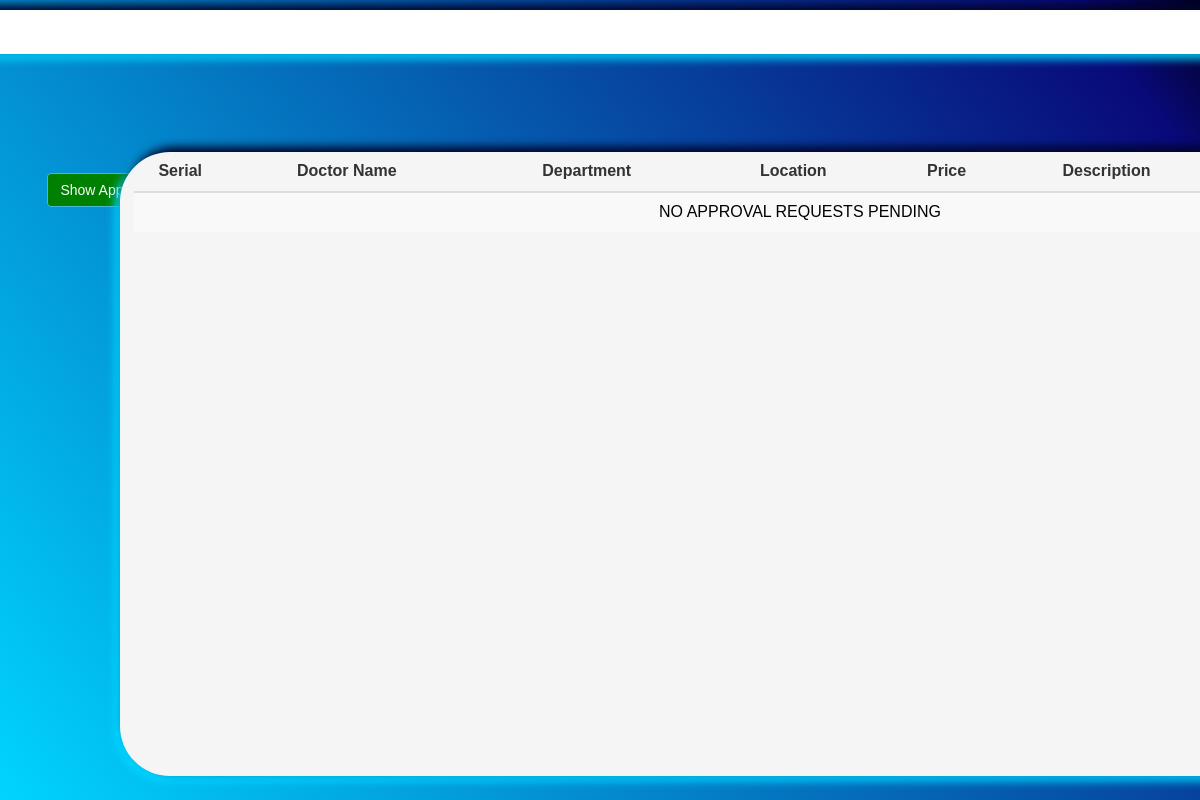
/adminpanel.php, run on an earlier commit of the app's database.
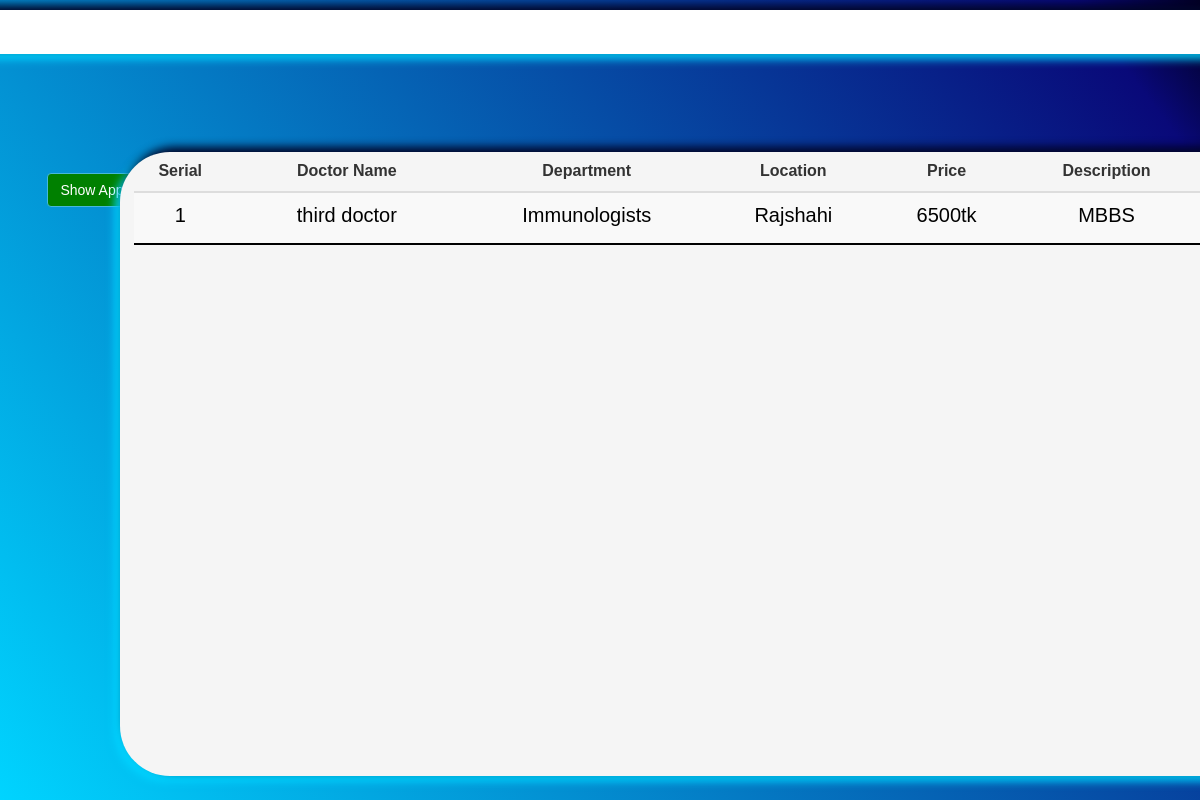
And on a later commit of the database.
### tables this page shows
CREATE TABLE `doctors` (
  `id` int(11) NOT NULL,
  `username` varchar(255) DEFAULT NULL,
  `f_name` varchar(255) DEFAULT NULL,
  `l_name` varchar(255) DEFAULT NULL,
  `department` varchar(255) DEFAULT NULL,
  `schedule_start` time DEFAULT NULL,
  `schedule_end` time DEFAULT NULL,
  `location` varchar(255) DEFAULT NULL,
  `price` int(11) DEFAULT NULL,
  `description` varchar(255) DEFAULT NULL,
  `email` varchar(255) DEFAULT NULL,
  `pass` varchar(255) DEFAULT NULL
);

### adminpanel.php (the view, shortened to what this page needs)
<?php
try{
    $conn=new PDO("mysql:host=localhost;dbname=patient_sense;",'root','');
    $conn->setAttribute(PDO::ATTR_ERRMODE, PDO::ERRMODE_EXCEPTION);
}
catch(PDOException $e){
    echo "<script>window.alert('connection error');</script>";
}
?>
<!DOCTYPE html>
<html lang="en">
<head>
        <link rel="stylesheet" href="https://maxcdn.bootstrapcdn.com/bootstrap/3.3.7/css/bootstrap.min.css">
    <link rel="stylesheet" href="css/doc.css">
    <link rel="stylesheet" href="css/adminpanel.css">
</head>
<body>
<div class="topbar">
    <div class="name">
        <h2>Name: <?php echo $username ?></h2>
    </div>
    <div class="logoutBTN">
    </div>
</div>
<div class="btnArea">
	<button type="button" class="btn btn-info" id="apprvBTN" onclick="showApproval();">Show Approval Requests</button>
	<button type="button" class="btn btn-info" id="docBTN" onclick="showDoc();">Show Doctors List</button>
</div>
 <div class="outerbox">
 <div id="approval">
 	     <table class="table table-striped" style="width: 98%; margin: auto; text-align: center;">
                <thead class="thead-dark">
                  <tr style="text-align: center;">
                    <th scope="col" style="text-align: center;" width="7%">Serial</th>
                    <th scope="col" style="text-align: center;" width="18%">Doctor Name</th>
                    <th scope="col" style="text-align: center;" width="18%">Department</th>
                    <th scope="col" style="text-align: center;" width="13%">Location</th>
                    <th scope="col" style="text-align: center;" width="10%">Price</th>
                    <th scope="col" style="text-align: center;" width="14%">Description</th>
                  </tr>
                </thead>
                <tbody class="table" style="color: black;">
                  <?php
                  $count = 1;
                  $sql= "SELECT doc_id  FROM approval where status= 'pending' ";
                  $obj = $conn->query($sql);
                  if ($obj -> rowCount() == 0) {
                    ?>
                      <tr>
                        <td colspan="7" style="text-align: center;">NO APPROVAL REQUESTS PENDING</td>
                      </tr>
                    <?php
                  }else
                  {
                    $table = $obj->fetchAll();
                    foreach ($table as $val) {
                    	$qry = "SELECT * FROM doctors where id='".$val[0]."' ";
                    	$qryObj = $conn->query($qry);
                    	$qryTab = $qryObj->fetchAll();
                    	foreach ($qryTab as $k) {
                    		?>
                      <tr style="border-bottom: 2px solid black; text-align:center; font-size: 20px; color: black;" id="tr_<?php echo $val[0]; ?>">
                        <td width="7%"><?php echo $count ?></td>
                        <td width="18%"><?php echo $k[2]." ".$k[3] ?></td>
                        <td width="18%"><?php echo $k[4] ?> </td>
                        <td width="13%"><?php echo $k[7] ?> </td>
                        <td width="10%"><?php echo $k[8] ?>tk </td>
                        <td width="14%"><?php echo $k[9] ?> </td>
                        <?php $count++; ?>
                      </tr>
                      <?php
                    	}
                    }
                  }
                  ?>
                </tbody>
              </table>
 </div>
</div>
</body>
</html>

### css/doc.css (style rules this page uses)
body { font-family: sans-serif; font-size: 14px; display: flex; height: auto; align-items: center; justify-content: center; background: rgb(2,0,36); background: linear-gradient(233deg, rgba(2,0,36,1) 0%, rgba(9,9,121,1) 7%, rgba(0,212,255,1) 100%); background-repeat: no-repeat; background-size: cover; }
.outerbox { position: fixed; right: 50px; height: 78vh; width: 133vh; border-radius: 50px; background: whitesmoke ; box-shadow: 5px -5px 10px rgba(2,0,36,1), -5px 5px 10px rgba(0,212,255,1); }
.topbar { position: fixed; top:10; height: 5.5vh; width: 190vh; border-radius: 50px; background: white; ; box-shadow: 5px -5px 10px rgba(2,0,36,1), -5px 5px 10px rgba(0,212,255,1); }
.name h2 { text-align: left; margin-left: 2vw; margin-top: 3px; }
.logoutBTN { text-align: right; margin-top: -5.5vh; margin-right: 20px; }

### css/adminpanel.css (style rules this page uses)
body { font-family: sans-serif; font-size: 14px; display: flex; height: 100vh; align-items: center; justify-content: center; background: rgb(2,0,36); background: linear-gradient(233deg, rgba(2,0,36,1) 0%, rgba(9,9,121,1) 7%, rgba(0,212,255,1) 100%); background-repeat: no-repeat; background-size: cover; }
.outerbox { display: inline; width: 170vh; position: absolute; left: 10%; top: 19%; }
.btnArea { margin-top: -35%; margin-left: -65%; }
.btn { display: inline-block; }
#apprvBTN { background: green; }
#docBTN { background: red; }

What changed in the data, as far as the page shows it:
added doctors: f_name "third", l_name "doctor", department "Immunologists", location "Rajshahi", price "6500", description "MBBS"
Also different on the page:
text no longer shown: "NO APPROVAL REQUESTS PENDING"
